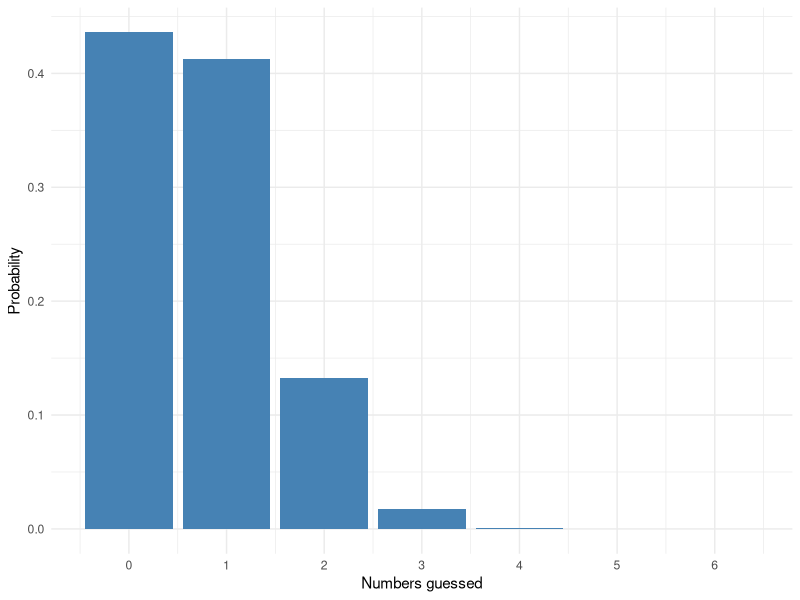
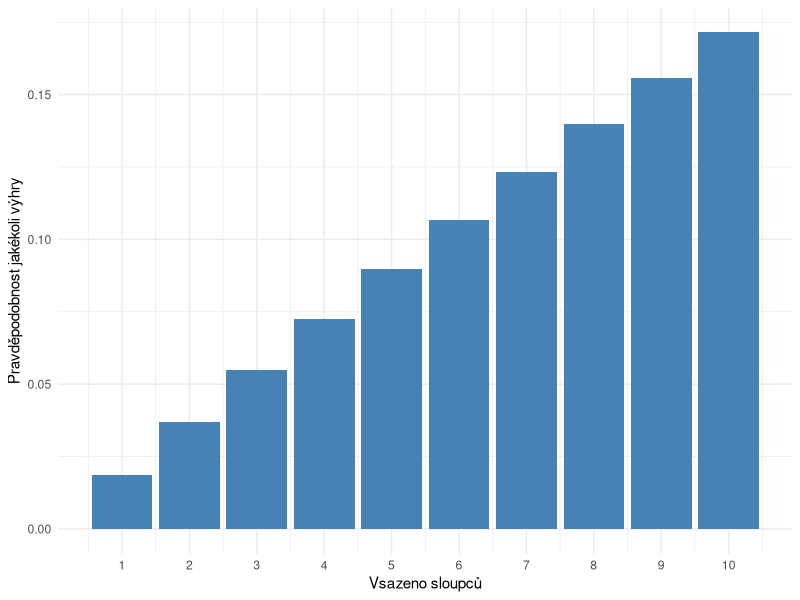
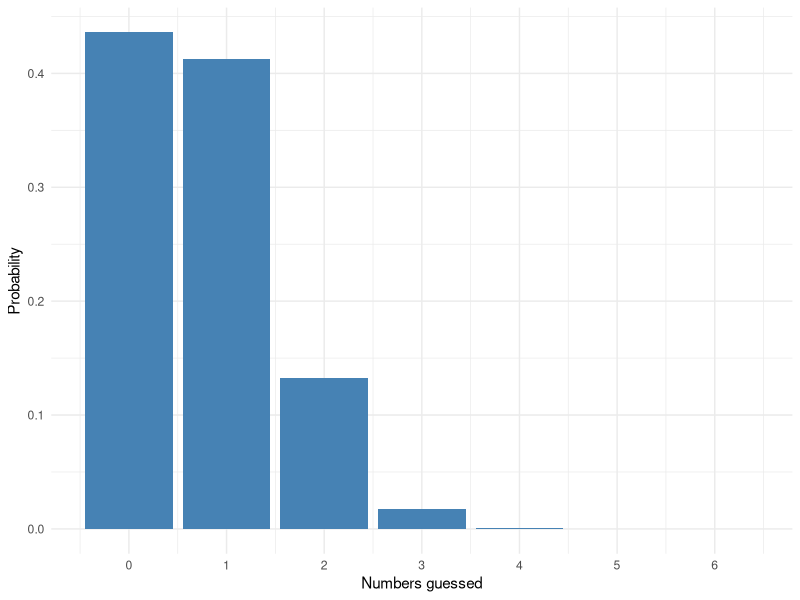

Recreate these plots in R, in order.
# https://www.sazka.cz/loterie/sportka/sazky-a-vysledky
# https://www.sazka.cz/sazka-svet/blog/jak-se-urcuje-vyhra-ve-sportce
# https://www.sazka.cz/centrum-podpory/loterie-a-hry/loterie/sportka/jak-zjistit-vyhru-v-doplnkove-hre-sance

library(ggplot2)
library(plyr)
library(stats)

# sance
Pr_sance <- 1/10^(1:6)
Pr_sance <- c(1-sum(Pr_sance), Pr_sance)
rewards_sance <- c(0, 50, 100, 1000, 10000, 100000, 970000)
avg_reward_sance <- Pr_sance %*% (rewards_sance - 20)

# sportka
Pr_sportka <- dhyper(0:6, 6, 49-6, 6)
Pr_dodatkove <- 1/(49-6)  # dodatkove cislo
Pr_sportka[6+1]  # 6/6 (1. poradi)
Pr_sportka[5+1]*Pr_dodatkove # 5/6 + 1 (2. poradi)
Pr_sportka[5+1]  # 5/6 (3. poradi)
Pr_sportka[4+1]  # 4/6 (4. poradi)
Pr_sportka[3+1]  # 3/6 (5. poradi)
1 - sum(Pr_sportka[0:2+1])  # cokoli
ggplot(data.frame(Uhodnuto=0:6, Pr=Pr_sportka)) +
  geom_bar(aes(x=Uhodnuto, y=Pr_sportka), stat="identity", fill="steelblue") +
  theme_minimal() +
  scale_x_continuous(breaks=0:6) +
  xlab("Numbers guessed") +
  ylab("Probability")
ggsave("guess_probability.png", width=10, height=3)
ggplot(data.frame(`Vsazeno`=1:10, cols=1-sum(Pr_sportka[0:2+1])^(1:10))) +
  geom_bar(aes(x=Vsazeno, y=cols), stat="identity", fill="steelblue") +
  theme_minimal() +
  xlab("Vsazeno sloupců") +
  ylab("Pravděpodobnost jakékoli výhry") +
  scale_x_continuous(breaks=1:10)
reward_tah1 <- c(0, 0, 0, 112, 630, 24283, 330520)
reward_tah2 <- c(0, 0, 0, 117, 664, 47217, 330520)
reward_poradi2 <- 730000
avg_reward_tah1 <- (
  Pr_sportka %*% reward_tah1 +
  Pr_sportka[6] * Pr_dodatkove * reward_poradi2 )
avg_reward_tah2 <- (
  Pr_sportka %*% (reward_tah2) +
  Pr_sportka[6]*Pr_dodatkove*(reward_poradi2))
avg_reward_sportka <- avg_reward_tah1 + avg_reward_tah2 - 20
reward_superjackpot <- 151000000

# total reward
avg_reward <- (
  # tah 1+2
  avg_reward_sportka +
  # sance
  avg_reward_sance +
  # superjackpot
  Pr_sportka[6+1]*sum(Pr_sance[2:7])*(151000000 - 40) +
  Pr_sportka[6+1]*sum(Pr_sance[2:7])*(151000000))

# sportka - simulation
set.seed(12345)
bet <- sample(1:49, 6, replace=F)
win <- replicate(100000, length(intersect(sample(1:49, 6), bet)))
table(win) / length(win)
Pr_sportka

